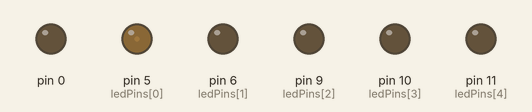
A sketch run on a simulated Arduino Uno, built with avr-gcc and run on an emulated ATmega328P. Shown: output pins drawn as LEDs (lit = HIGH).

Above: at 0.15 s.
At 3.45 s:
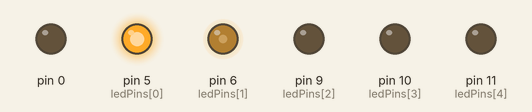
At 7.05 s:
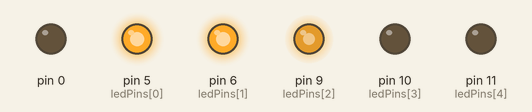
At 14.1 s:
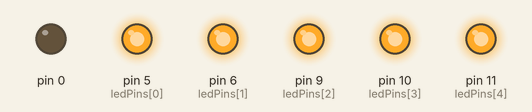
At 26.34 s:
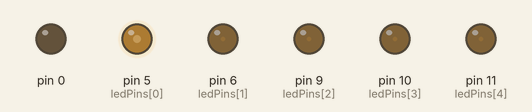
At 38.4 s:
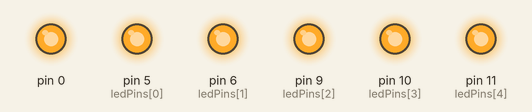
Timing chart, 0 to 40.0 s (numbered marks = the images above):
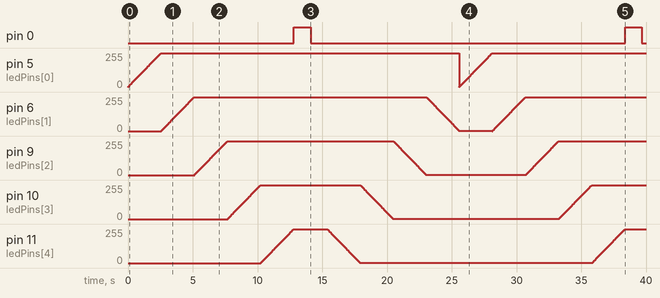

The sketch:

ArrayFade.ino
```cpp
// Array Fade Example  http://arduino.cc/en/Reference/Array
int ledPins[] = {
  5, 6, 9, 10, 11};       // an array of pin numbers to which LEDs are attached
int pinCount = 5;           // the number of pins (i.e. the length of the array)

// the setup routine runs once when you press reset:
void setup()  {
  for (int thisPin = 0; thisPin < pinCount; thisPin++)  {     //use an array to set all pins as outputs
    pinMode(ledPins[thisPin], OUTPUT);
  }
}

void loop()  {                                                //fade LEDs in one at a time
  for (int thisPin = 0; thisPin < pinCount; thisPin++) {      //do a fade for each pin
    for (int brightness=0;brightness<256;brightness++){       // set the brightness with this nested loop
      analogWrite(ledPins[thisPin],brightness);
      delay(10);
    }
  }                                                          //fade LEDs out one at a time
  for (int thisPin = pinCount; thisPin > 0; thisPin--) {
    for (int brightness=255;brightness>0;brightness--){
      analogWrite(ledPins[thisPin],brightness);
      delay(10);
    }                                                         //end brightness loop
  }                                                           //end thisPin For loop
}                                                             //end main loop
```

Measured:
- by itself, pin 0: alternates HIGH for 1.3 s and LOW for 24.3 s
